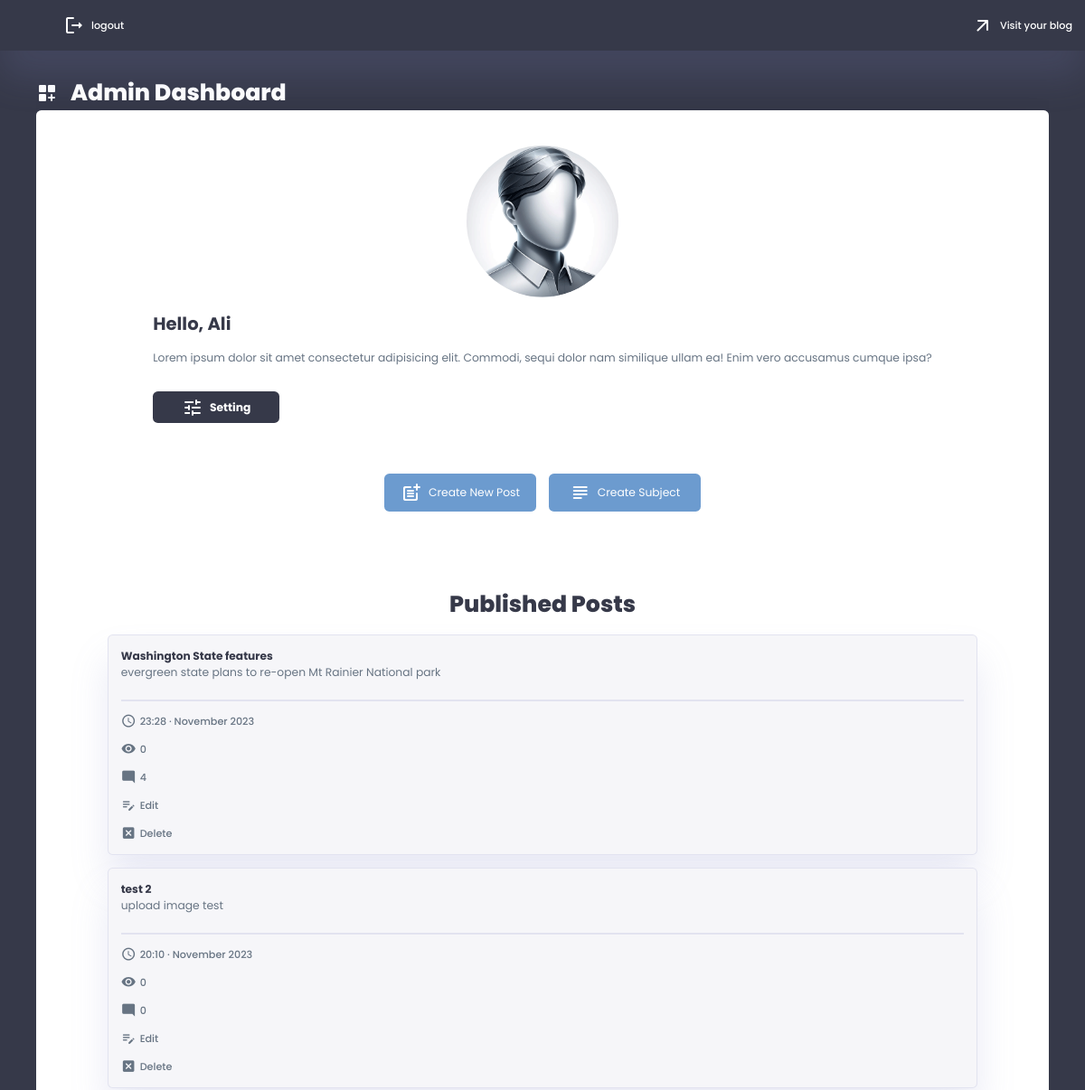
Before: /auth/admin_dashboard (signed in, upper part) with the older database file.
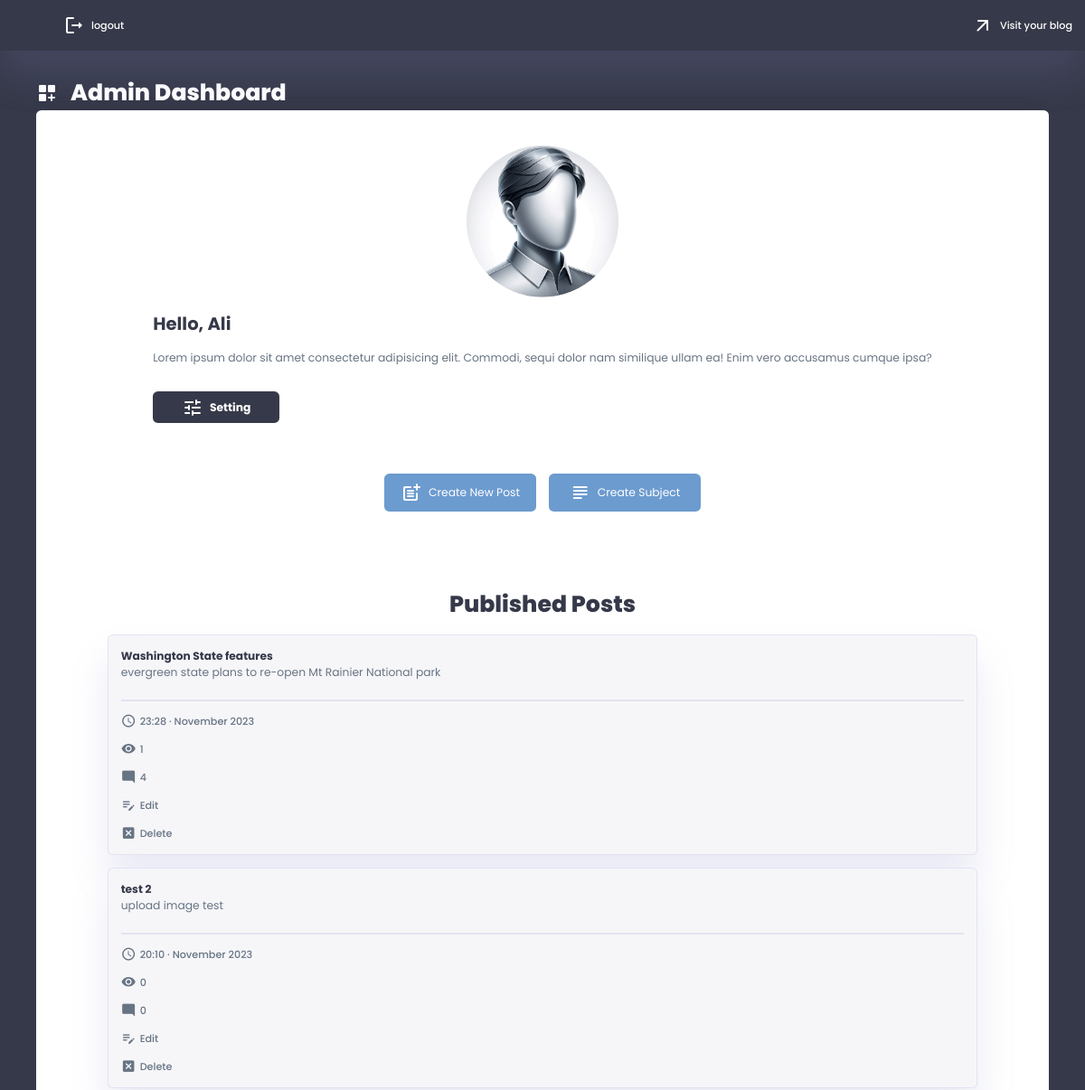
After: the same page with the newer database file.
### app/models/blog.py (models this page shows, shortened)
class Blog(db.Model, UserMixin):
    __tablename__ = 'blog'
    id = db.Column(db.Integer, primary_key=True)
    email = db.Column(db.String(120), unique=True, nullable=False)
    password = db.Column(db.String(80), nullable=False)
    subdomain = db.Column(db.String(100), unique=True, nullable=False)
    blog_title = db.Column(db.String(40), nullable=True)
    blog_subtitle = db.Column(db.String(100), nullable=True)
    blog_about = db.Column(db.Text, nullable=True)
    author = db.Column(db.String(100), nullable=True)
    author_bio = db.Column(db.Text, nullable=True)
    profile_pic = db.Column(db.String(20), nullable=True)
    header_pic = db.Column(db.String(20), nullable=True)
    created_at = db.Column(db.DateTime, nullable=False, default=datetime.utcnow)
    impressions = db.Column(db.Integer, default=0)
    is_block = db.Column(db.Boolean, default=False)
    posts = relationship('Post', back_populates='blog')
    comments = db.relationship('Comment', back_populates='blog')

### app/models/post.py (models this page shows)
class Post(db.Model):
    __tablename__ = 'post'
    id = db.Column(db.Integer, primary_key=True)
    blog_id = db.Column(db.Integer, db.ForeignKey('blog.id'), nullable=False)
    title = db.Column(db.String(100), nullable=False)
    subtitle = db.Column(db.String(150), nullable=True)
    body = db.Column(db.Text, nullable=False)
    post_pic = db.Column(db.String(20), nullable=True)
    views = db.Column(db.Integer, default=0)
    created_at = db.Column(db.DateTime, nullable=False, default=datetime.utcnow)
    blog = relationship('Blog', back_populates='posts')
    subjects = db.relationship('Subject', secondary='post_subject_association', back_populates='posts')
    comments = db.relationship('Comment', lazy=True)

### app/routes/auth_routes.py (the view)
@auth_routes.route('/admin_dashboard')
@login_required
def admin_dashboard():
    posts = Post.query.order_by(Post.created_at.desc()).all()
    return render_template('auth/admin_dashboard.html', current_user=current_user, posts=posts)

### app/__init__.py (called while the page is built)
@login_manager.user_loader
def load_user(blog_id):
    return Blog.query.get(int(blog_id))

### app/routes/auth_routes.py (called while the page is built)
@auth_routes.before_request
def before_request():
    g.csrf_token = generate_csrf()  # from flask import g

### app/templates/auth/admin_dashboard.html (shortened to what this page needs)
{% extends 'admin_base.html' %}
{% block admin %}
<a class="dashboard_title" href="#">
    <span class="material-icons-round">dashboard_customize</span>
    <h1>Admin Dashboard</h1>
</a>
<div class="admin_panel">
    <div class="admin_info">
        <div class="admin_img">
            <img src="{{url_for('static', filename='images/main/blank-profile-pic.png')}}" alt="">
        </div>
        <div class="admin_bio">
            <h3>Hello, {{current_user.author}}</h3>
            <p>Lorem ipsum dolor sit amet consectetur adipisicing elit. Commodi, sequi dolor nam similique ullam ea!
                Enim vero accusamus cumque ipsa?</p>
            <a href="{{ url_for('auth.setting') }}"><span class="material-icons-round">tune</span>Setting</a>
        </div>
    </div>
    <div class="new_post_btn">
        <a href="{{ url_for('auth.create_post') }}"><span class="material-icons-round">post_add</span>Create New
            Post</a>
        <a href="{{url_for('auth.create_subject')}}"><span class="material-icons-round">subject</span>Create Subject</a>
    </div>
    <div class="pre_posts">
        <h1>Published Posts</h1>
        {% if posts %}
        {% for post in posts %}
        <div class="pre_tab">
            <div class="title">
                <a href="#">
                    <h3>{{post.title}}</h3>
                    <p>{{post.subtitle}}</p>
                </a>
            </div>
            <hr class="line">
            <div class="btn_sec">
                <h3><span class="material-icons-round">schedule</span>{{post.created_at.strftime('%H:%M · %B %Y')}}</h3>
                <h3><span class="material-icons-round">visibility</span>{{post.views}}</h3>
                <h3><span class="material-icons-round">mode_comment</span>{{ post.comments|length}}</h3>
                <a href="{{ url_for('auth.edit_post', post_id=post.id) }}">
                    <span class="material-icons-round">edit_note</span>
                    <h3>Edit</h3>
                </a>
                <a href="#" class="delete-post" data-post-id="{{ post.id }}">
                    <span class="material-icons-round">disabled_by_default</span>
                    <h3>Delete</h3>
                </a>
            </div>
        </div>
        {% endfor %}
        {% endif %}
    </div>
</div>
{% endblock %}

### app/templates/admin_base.html
{% extends 'base.html' %}
{% block content %}
<header class="admin_header">
    <div class="nexlog">
        <a href="{{ url_for('auth.logout') }}" target="_blank">
            <span class="material-icons-round">logout</span>
            <h3>logout</h3>
        </a>
    </div>
    <div class="visitBlog">
        <a href="{{url_for('blog.blog', user_subdomain=current_user.subdomain)}}" target="_blank">
            <span class="material-icons-round">arrow_outward</span>
            <h3>Visit your blog</h3>
        </a>
    </div>
</header>
<div class="admin_main">
    <div class="admin_sec">
        {% block admin %}
        {% endblock%}
    </div>
</div>
{% endblock %}

### app/templates/base.html (shortened to what this page needs)
<!DOCTYPE html>
<html lang="en">
<head>
    <link rel="stylesheet" href="{{url_for('static', filename='css/root.css')}}">
    <link rel="stylesheet" href="{{url_for('static', filename='css/styles.css')}}">
    <link rel="stylesheet" href="{{url_for('static', filename='css/main.css')}}">
    <link rel="stylesheet" href="{{url_for('static', filename='css/register.css')}}">
    <link rel="stylesheet" href="{{url_for('static', filename='css/login.css')}}">
    <link rel="stylesheet" href="{{url_for('static', filename='css/admin.css')}}">
    <link rel="stylesheet" href="{{url_for('static', filename='css/blog.css')}}">
    <link rel="stylesheet" href="{{url_for('static', filename='css/custom_input.css')}}">
</head>
<body>
    <main>
        {% block content %}
        {% endblock %}
    </main>
</body>
</html>

### app/static/css/root.css (style rules this page uses)
:root { --color-primary: #6C9BCF; --color-danger: #FF0060; --color-success: #1B9C85; --color-warning: #F7D060; --color-white: #fff; --color-info-dark: #7d8da1; --color-dark: #363949; --color-light: rgba(132, 139, 200, 0.18); --color-dark-variant: #677483; --color-background: #f6f6f9; --card-border-radius: 2rem; --border-radius-1: 0.4rem; --border-radius-2: 1.2rem; --card-padding: 1.8rem; --padding-1: 1.2rem; --box-shadow: 0 2rem 3rem var(--color-light); --box-shadow-dark: 0 2rem 3rem rgba(23, 26, 13, 0.3); --inner-shadow: inset 0.1rem 0.1rem 0.5rem var(--color-light); --transition-1: all 0.3s ease; --clr-wheat: #E9D985; --clr-mint: #BCD8C1; --clr-tqz: #439A86; --clr-dark-tqz: #007991; --clr-navy: #222E50; }
* { margin: 0; padding: 0; outline: 0; appearance: 0; text-decoration: none; box-sizing: border-box; }
html { font-size: 14px; }
body { width: 100vw; height: 100vh; font-family: 'Poppins', sans-serif; font-size: 0.88rem; user-select: none; overflow-x: hidden; color: var(--color-dark); background-color: var(--color-background); }
a { color: var(--color-dark); }
img { display: block; width: 100%; object-fit: cover; }
h1 { font-weight: 800; font-size: 1.8rem; }
h3 { font-weight: 500; font-size: 0.87rem; }
p { color: var(--color-dark-variant); }

### app/static/css/styles.css (style rules this page uses)
header { display: flex; flex-direction: row; align-items: center; text-align: center; z-index: 1; padding-left: 4rem; width: 100vw; height: 4rem; top: 0; color: var(--color-dark); background-color: var(--color-white); box-shadow: var(--boxshadow); }

Changed rows visible on the page:
changed Post "evergreen state plans to re-open Mt Rainier National park": views "0" → "1"
